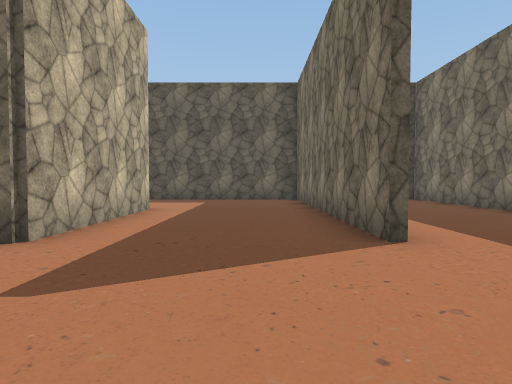
[1] (above)

23 first-person views from a walk through a Unity game level. The camera is 1.3 m above the floor, tilts 2° down and sees 75° across. The floor is counted in squares, 2 m on a side. Each view is taken from the middle of a square. On the plan, view 1 faces up. The plan holds only what a view shows up to about 10 squares ahead; the rest is blank. Some surface patterns are stand-ins.

[2]
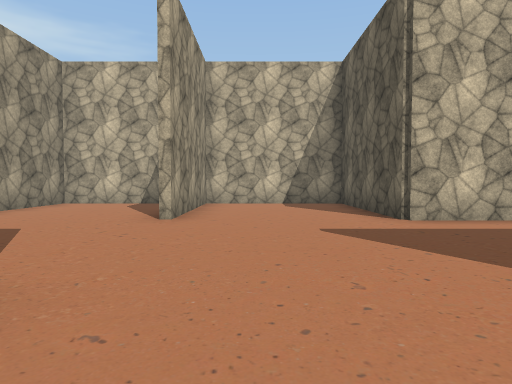

[3]
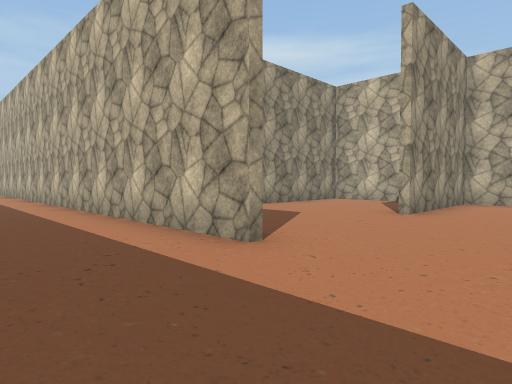

[4]
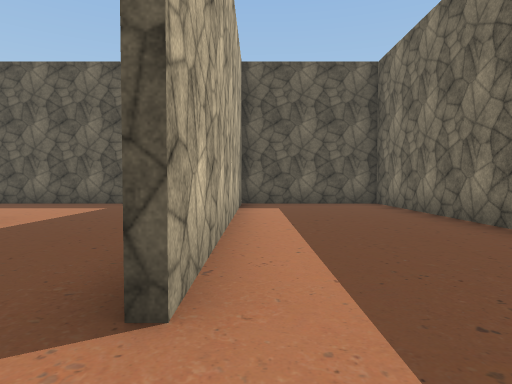

[5]
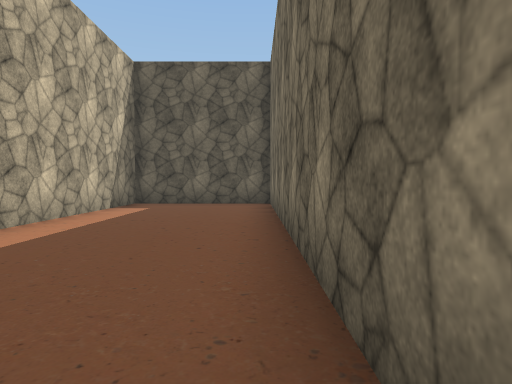

[6]
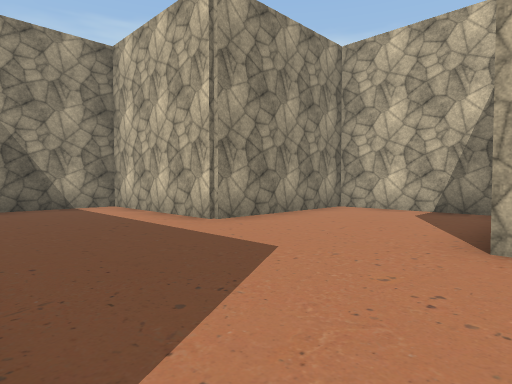

[7]
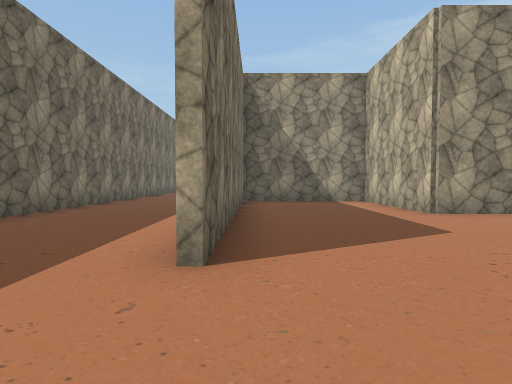

[8]
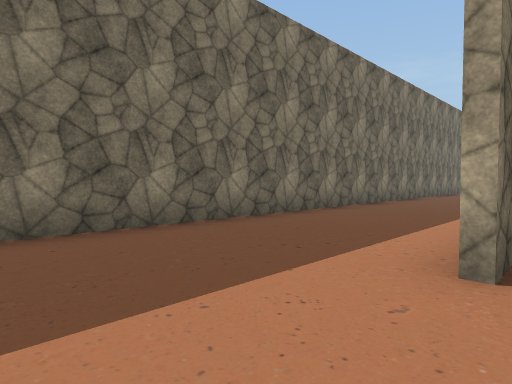

[9]
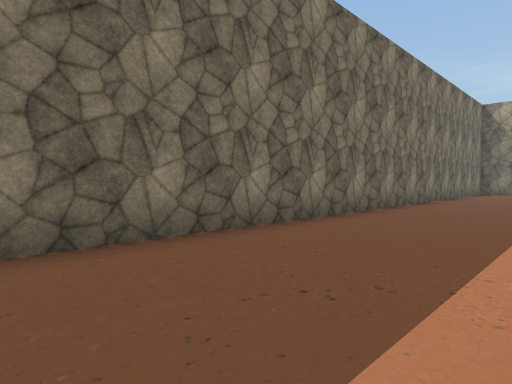

[10]
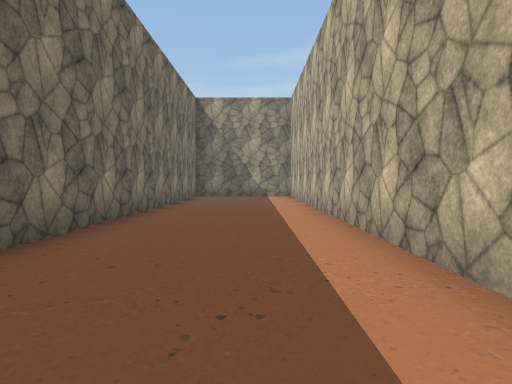

[11]
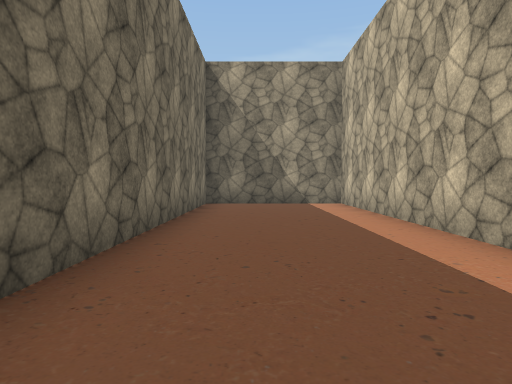

[12]
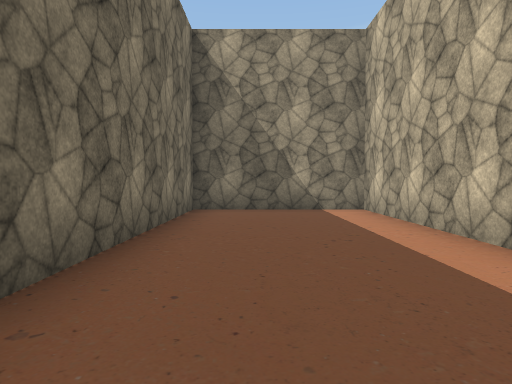

[13]
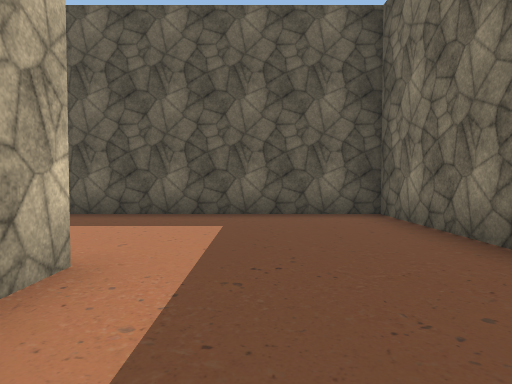

[14]
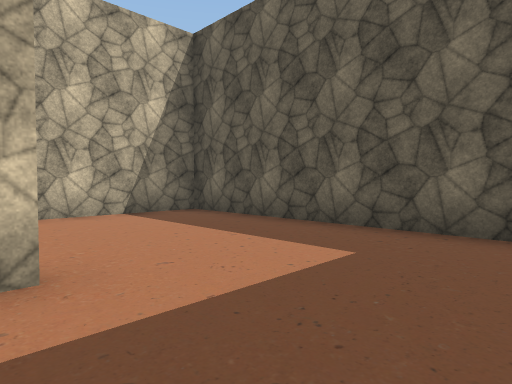

[15]
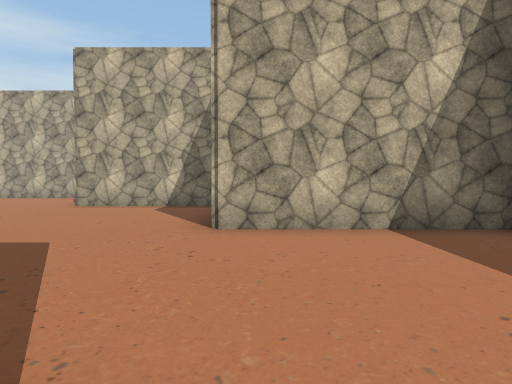

[16]
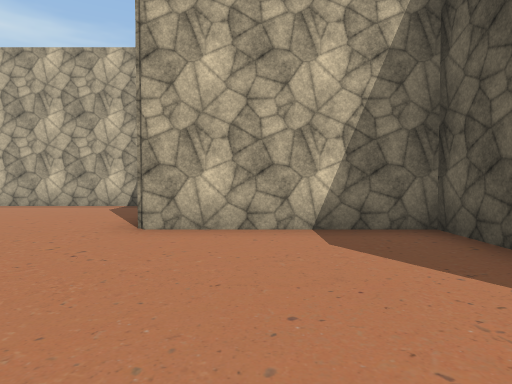

[17]
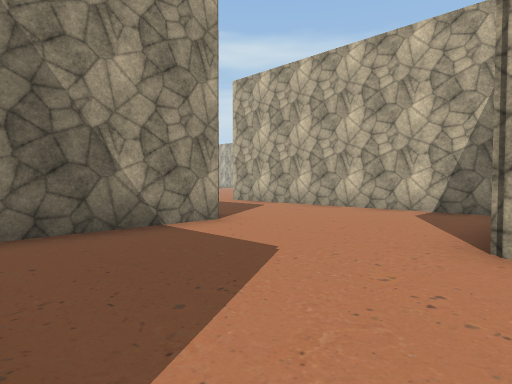

[18]
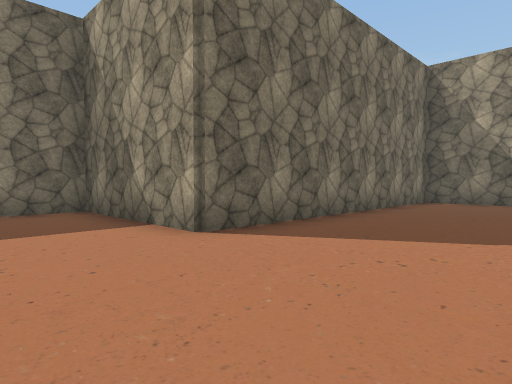

[19]
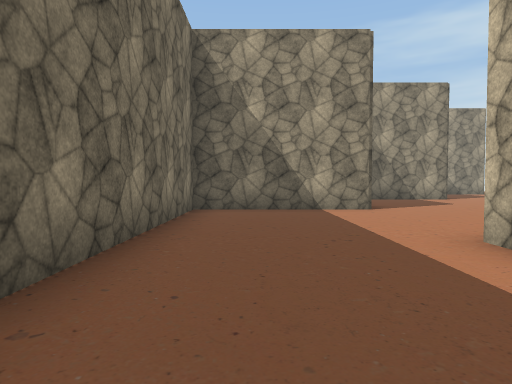

[20]
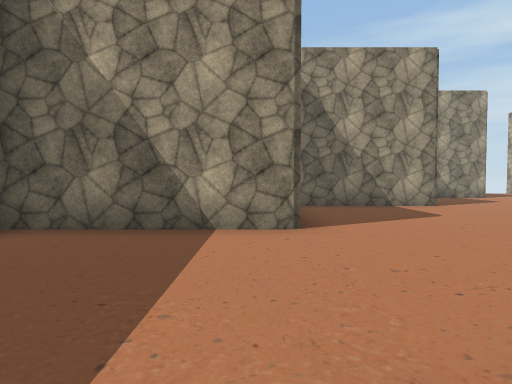

[21]
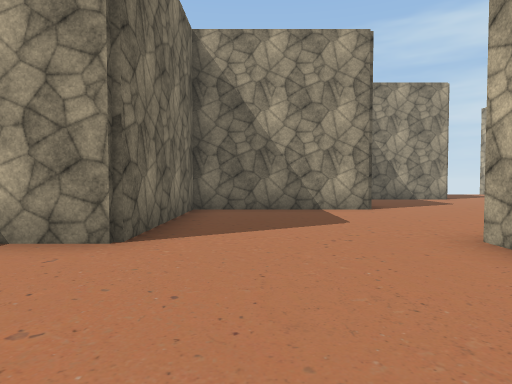

[22]
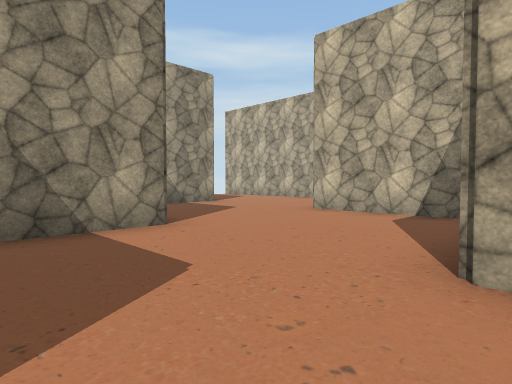

[23]
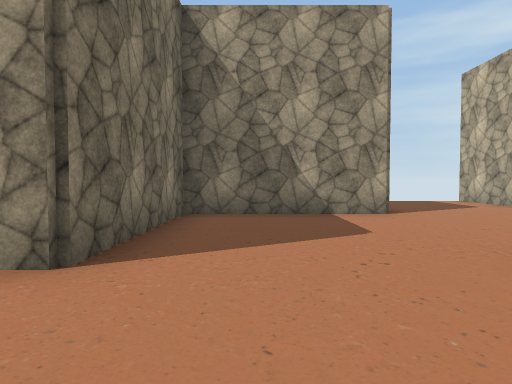

### Floor plan
Points are (right, up) in squares from view 1. A wall is a line through its corners. A room is listed if a view was taken in it or the views show most of it. See-through windows are left out.
Room 1 (views 1, 2, 3, 4, 5, 6, 7, 8, 9, 10, 11, 12, 13, 14, 15, 16, 17, 18, 19, 20, 21, 22, 23)
walls: (-6.4, -1.2) (-6.4, -4.4) (-2.4, -4.4) (-2.4, -8.4) (0, -8.4); (-6.6, -0.5) (-6.6, 1.1); (1.4, -7.8) (1.4, -0.5); (1.6, -0.4) (1.6, -20.4) (5.4, -20.4) (5.4, 11.4) (-6.4, 11.4) (-6.4, 7.4); (1.4, 3.5) (1.4, 11.5); (-14.4, 2.8) (-14.4, -4.5); (-9.1, 7.4) (-10.4, 7.4) (-10.4, 3.4); (-2.4, 7.6) (-2.4, 3.5) (-6.4, 3.5) (-6.4, -0.5); (-18.4, -8.1) (-18.4, -8.6); (1.6, 11.5) (1.6, 3.5); (-22.4, -9.5) (-22.4, -12.6); (-22.6, -16.4) (-18.6, -16.4) (-18.6, -12.4) (-14.6, -12.4) (-14.6, -8.4) (-10.6, -8.4) (-10.6, -0.4) (-2.5, -0.4); (-26.4, -18.2) (-26.4, -20)

Where each view was taken, in squares from view 1:
view 1: 0 up, 0 right, facing up
view 2: 1 up, 3 right, facing left
view 3: 2 up, 4 right, facing down-left
view 4: 2 up, 2 right, facing up
view 5: 2 up, 5 right, facing up
view 6: 0 up, 1 right, facing down-left
view 7: 2 up, 1 right, facing down
view 8: 2 up, 1 right, facing down-right
view 9: 3 down, 2 right, facing down-right
view 10: 7 down, 3 right, facing down
view 11: 11 down, 4 right, facing down
view 12: 13 down, 4 right, facing down
view 13: 5 up, 1 left, facing up
view 14: 7 up, 0 right, facing up-left
view 15: 8 up, 2 left, facing left
view 16: 5 up, 6 left, facing left
view 17: 4 up, 7 left, facing down-left
view 18: 2 up, 14 left, facing down-right
view 19: 1 down, 12 left, facing down
view 20: 4 down, 14 left, facing down
view 21: 5 down, 16 left, facing down
view 22: 8 down, 16 left, facing down-left
view 23: 10 down, 20 left, facing down
